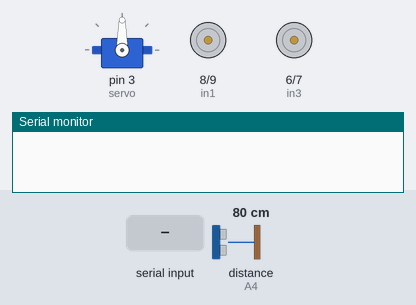
Simulated run of this sketch. Board: Arduino Uno, built with avr-gcc and run on an emulated ATmega328P. Parts: servo, motor-driver pin pairs drawn as motors (green arrow = first pin HIGH = forward, orange = second pin HIGH = backward, longer = more drive, scaled by the enable pin), the last lines printed to the serial monitor. Wiring (inferred from the names in the program): ultrasonic range finder: trigger A5; echo A4. The inputs (shaded band) are chosen by the test bench; at power-on: distance to the obstacle (sensor on A4) 80 cm. The echo pulse lasts 58.3 µs per cm.

Above: at 1.5 s.
1.6 s: "f" received over Serial
At 3.2 s:
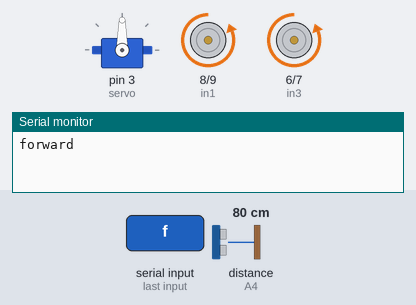
3.5 s: distance to the obstacle (sensor on A4) set to 57 cm
5.0 s: distance to the obstacle (sensor on A4) set to 48 cm
At 5.3 s:
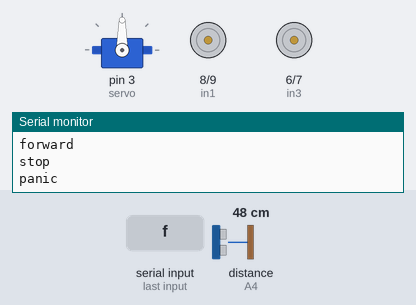
6.5 s: "b" received over Serial
At 6.8 s:
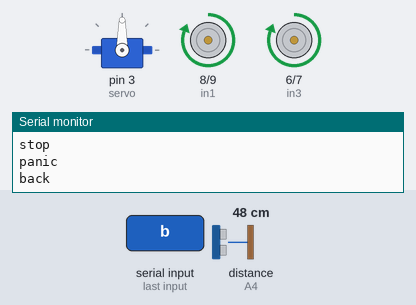
8.0 s: "l" received over Serial
At 8.3 s:
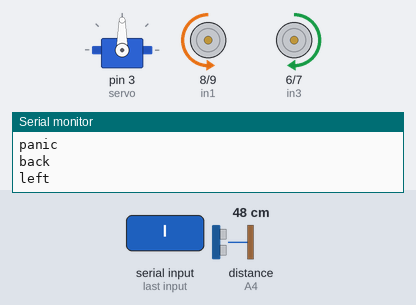
9.5 s: "r" received over Serial
At 9.9 s:
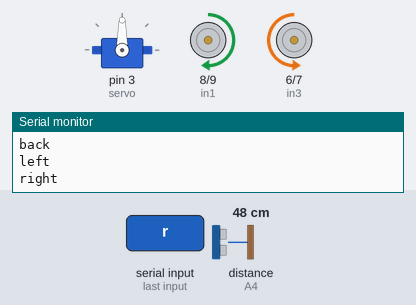
Timing chart, 0 to 12.0 s (numbered marks = the images above; inputs shaded):
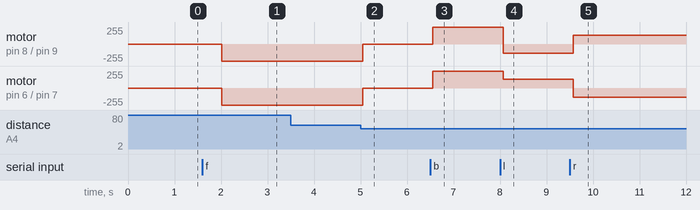

Measured:
- the behaviour switches between 52 and 51 cm on distance to the obstacle (sensor on A4) (found by bisection; images 1 and 2)
- after the input at 1.6 s, motor on pin 8 (in1) / pin 9 (in2), motor on pin 6 (in3) / pin 7 (in4): stopped → backward 255/255 after 0.42 s
- after the input at 3.5 s, every drawn part: stays the same
- after the input at 5.0 s, motor on pin 8 (in1) / pin 9 (in2), motor on pin 6 (in3) / pin 7 (in4): backward 255/255 → stopped after 0.05 s
- after the input at 6.5 s, motor on pin 8 (in1) / pin 9 (in2), motor on pin 6 (in3) / pin 7 (in4): stopped → forward 255/255 after 0.06 s
- after the input at 8.0 s, motor on pin 8 (in1) / pin 9 (in2): forward 255/255 → backward 135/255 after 0.07 s; motor on pin 6 (in3) / pin 7 (in4): forward 255/255 → forward 135/255 after 0.07 s
- after the input at 9.5 s, motor on pin 8 (in1) / pin 9 (in2): backward 135/255 → forward 135/255 after 0.08 s; motor on pin 6 (in3) / pin 7 (in4): forward 135/255 → backward 135/255 after 0.08 s

The sketch:

bluetooth_car.ino
```cpp
//www.elegoo.com
//2016.09.19

// Servo library
#include<Servo.h>

volatile int state = LOW;
char command;

// Order of IN pins were changed because motor wiring were crossed
int in1=8;
int in2=9;
int in3=6;
int in4=7;
int ENA=10;
int ENB=5;
int ABS=135;

// Define parameter for ultrasonic sensor
Servo servo;
int Echo = A4;
int Trig = A5;

// Constants
int minimalDistance = 50;

// Control variables
boolean isMoving;
char currentDirection;

int testDistance()
{
  digitalWrite(Trig, LOW);
  delayMicroseconds(2);
  digitalWrite(Trig, HIGH);
  delayMicroseconds(20);
  digitalWrite(Trig, LOW);
  float fDistance = pulseIn(Echo, HIGH);
  fDistance= fDistance/58;
  return (int)fDistance;
}

void mForward() {
  digitalWrite(ENA,HIGH);
  digitalWrite(ENB,HIGH);
  digitalWrite(in1,LOW);
  digitalWrite(in2,HIGH);
  digitalWrite(in3,LOW);
  digitalWrite(in4,HIGH);

  isMoving = true;
  currentDirection = 'f';
  Serial.println("forward");
}

void mBack() {
  digitalWrite(ENA,HIGH);
  digitalWrite(ENB,HIGH);
  digitalWrite(in1,HIGH);
  digitalWrite(in2,LOW);
  digitalWrite(in3,HIGH);
  digitalWrite(in4,LOW);

  isMoving = true;
  currentDirection = 'b';
  Serial.println("back");
}

void mLeft() {
  analogWrite(ENA,ABS);
  analogWrite(ENB,ABS);
  digitalWrite(in1,LOW);
  digitalWrite(in2,HIGH);
  digitalWrite(in3,HIGH);
  digitalWrite(in4,LOW);

  isMoving = true;
  currentDirection = 'l';
  Serial.println("left");
}

void mRight() {
  analogWrite(ENA,ABS);
  analogWrite(ENB,ABS);
  digitalWrite(in1,HIGH);
  digitalWrite(in2,LOW);
  digitalWrite(in3,LOW);
  digitalWrite(in4,HIGH);

  isMoving = true;
  currentDirection = 'r';
  Serial.println("right");
}

void mStop() {
  digitalWrite(ENA,LOW);
  digitalWrite(ENB,LOW);

  isMoving = false;
  currentDirection = 's';
  Serial.println("stop");
}

void verifyPanicAttack(int minDist, boolean moving, char dir) {
  servo.write(90);
  delay(500);
  int currentDist = testDistance();

  if ((currentDist <= minDist) && moving && (dir == 'f')) {
    mStop();

    Serial.println("panic");
  }
}

void pong() {
  Serial.println("ping...pong");
}

void setup() {

  // Setup serial comm
  Serial.begin(9600);

  // Setup ultrasonic
  servo.attach(3);
  pinMode(Echo, INPUT);
  pinMode(Trig, OUTPUT);

  // Setup engines
  pinMode(in1, OUTPUT);
  pinMode(in2, OUTPUT);
  pinMode(in3, OUTPUT);
  pinMode(in4, OUTPUT);
  pinMode(ENA, OUTPUT);
  pinMode(ENB, OUTPUT);

  // Stop vehicle
  digitalWrite(ENA, LOW);
  digitalWrite(ENB, LOW);
  isMoving = false;
  currentDirection = 's';
}

void loop() {

  // Calculating distances between nearest object when going forward
  verifyPanicAttack(minimalDistance, isMoving, currentDirection);

  // Reading incomming command
  command = Serial.read();

  switch(command) {
    case 'f':
      mForward();
    break;
    case 'b':
      mBack();
    break;
    case 'l':
      mLeft();
    break;
    case 'r':
      mRight();
    break;
    case 's':
      mStop();
    break;
    case 'p':
      pong();
    break;
  }
}
```
